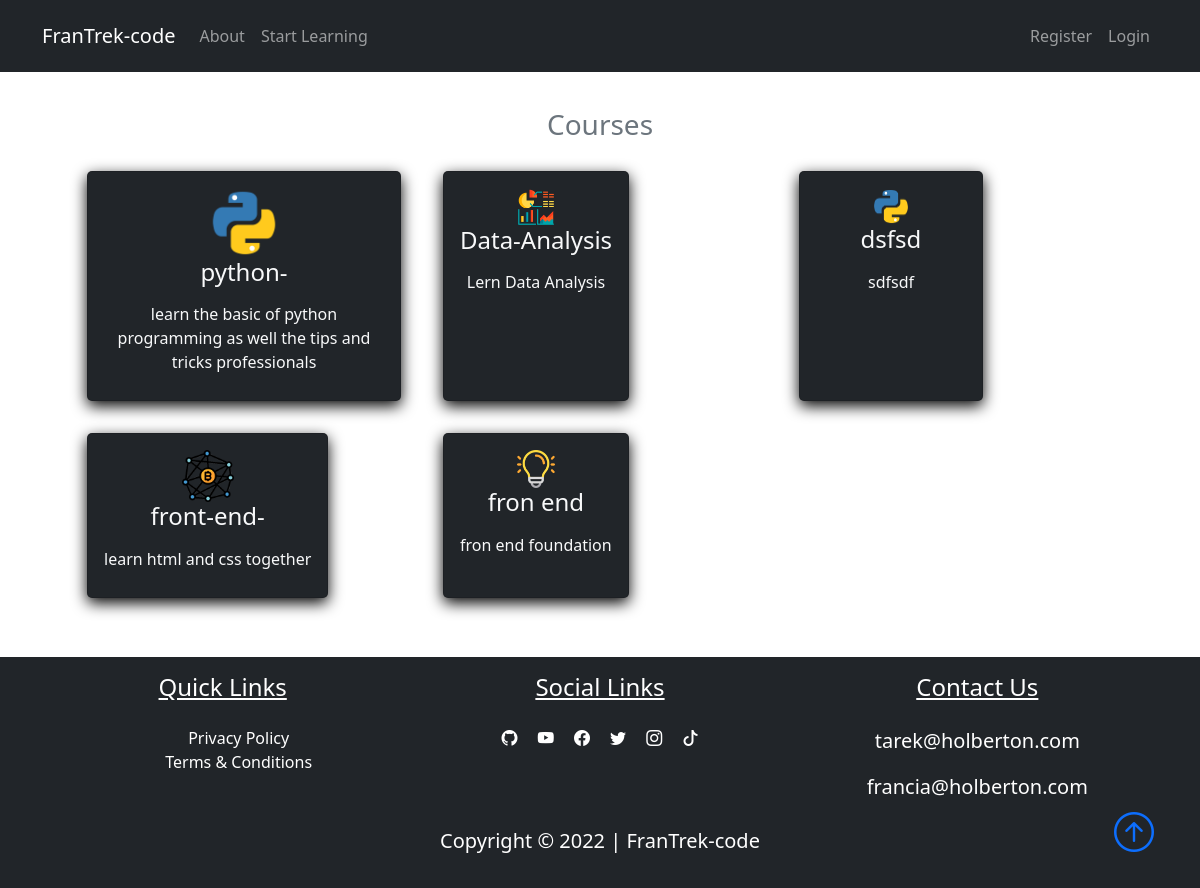
Screenshot of /courses with the database file from the repository.
### FranTrek/models.py (models this page shows, shortened)
class Course(db.Model):
    id = db.Column(db.Integer, primary_key=True)
    title = db.Column(db.String(50), unique=True, nullable=False)
    description = db.Column(db.String(150), nullable=False)
    icon = db.Column(db.String(20), nullable=False, default="default_icon.jpg")
    lessons = db.relationship("Lesson", backref="course_name", lazy=True)

### FranTrek/routes.py (the view)
@app.route("/courses")
def courses():
    courses = Course.query.all()
    return render_template("courses.html", title="Courses", courses=courses)

### FranTrek/templates/courses.html
{% extends "layout.html"%}
{% block content %}
<section class="bg-ligh">
    <div class="container p-5">
        <h3 class="text-center text-secondary" id='learn'>Courses</h3>
        <div class="row">
            {% for course in courses %}
            <div class="col-sm-12 col-md-6 col-lg-4 p-3 d-flex align-items-stretch">
                <a href="{{url_for('course', course_title=course.title)}}" class="text-decoration-none">
                    <div class="card bg-dark text-light h-100">
                        <div class="card-body text-center">
                            <img src="{{url_for('static', filename='course_icons/'+course.icon)}}" alt=""
                                class="card-img w-25">
                            <h4 class="card-title mb-3">
                                {{course.title}}
                            </h4>
                            <p class="card-text">{{course.description}}</p>
                        </div>
                    </div>
                </a>
            </div>
            {% endfor %}
        </div>
    </div>
</section>
{% endblock content %}

### FranTrek/static/main.css (style rules this page uses)
body::before { display: block; content: ''; height: 60px; }
.card { transition: 0.7s ease; box-shadow: 0 5px 15px rgba(1 1 1/ 15); border-radius: 5px; margin: 5px; }

### rows the page displays
Course: icon (picture), title "python-", description "learn the basic of python programming as well the tips and tricks professionals"
Course: icon (picture), title "Data-Analysis", description "Lern Data Analysis"
Course: icon (picture), title "dsfsd", description "sdfsdf"
Course: icon (picture), title "front-end-", description "learn html and css together"
Course: icon (picture), title "fron end", description "fron end foundation"
